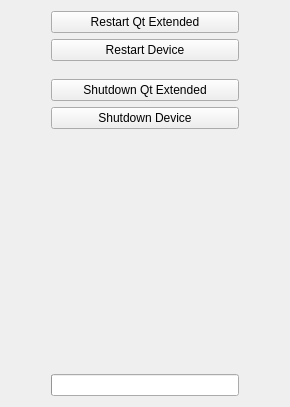
<ui version="4.0" >
 <class>ShutdownDlg</class>
 <widget class="QWidget" name="ShutdownDlg" >
  <property name="geometry" >
   <rect>
    <x>0</x>
    <y>0</y>
    <width>290</width>
    <height>407</height>
   </rect>
  </property>
  <property name="windowTitle" >
   <string>Shutdown</string>
  </property>
  <layout class="QHBoxLayout" >
   <item>
    <spacer>
     <property name="orientation" >
      <enum>Qt::Horizontal</enum>
     </property>
     <property name="sizeHint" >
      <size>
       <width>40</width>
       <height>20</height>
      </size>
     </property>
    </spacer>
   </item>
   <item>
    <widget class="QFrame" name="frame_2" >
     <property name="sizePolicy" >
      <sizepolicy vsizetype="Preferred" hsizetype="Preferred" >
       <horstretch>2</horstretch>
       <verstretch>0</verstretch>
      </sizepolicy>
     </property>
     <layout class="QVBoxLayout" >
      <property name="leftMargin" >
       <number>0</number>
      </property>
      <property name="topMargin" >
       <number>0</number>
      </property>
      <property name="rightMargin" >
       <number>0</number>
      </property>
      <property name="bottomMargin" >
       <number>0</number>
      </property>
      <item>
       <widget class="QFrame" name="frame" >
        <layout class="QVBoxLayout" >
         <property name="leftMargin" >
          <number>0</number>
         </property>
         <property name="topMargin" >
          <number>0</number>
         </property>
         <property name="rightMargin" >
          <number>0</number>
         </property>
         <property name="bottomMargin" >
          <number>0</number>
         </property>
         <item>
          <widget class="QPushButton" name="restart" >
           <property name="sizePolicy" >
            <sizepolicy vsizetype="Fixed" hsizetype="Expanding" >
             <horstretch>0</horstretch>
             <verstretch>0</verstretch>
            </sizepolicy>
           </property>
           <property name="text" >
            <string>Restart Qt Extended</string>
           </property>
          </widget>
         </item>
         <item>
          <widget class="QPushButton" name="reboot" >
           <property name="sizePolicy" >
            <sizepolicy vsizetype="Fixed" hsizetype="Expanding" >
             <horstretch>0</horstretch>
             <verstretch>0</verstretch>
            </sizepolicy>
           </property>
           <property name="text" >
            <string>Restart Device</string>
           </property>
          </widget>
         </item>
         <item>
          <spacer>
           <property name="orientation" >
            <enum>Qt::Vertical</enum>
           </property>
           <property name="sizeType" >
            <enum>QSizePolicy::Fixed</enum>
           </property>
           <property name="sizeHint" >
            <size>
             <width>20</width>
             <height>12</height>
            </size>
           </property>
          </spacer>
         </item>
         <item>
          <widget class="QPushButton" name="quit" >
           <property name="sizePolicy" >
            <sizepolicy vsizetype="Fixed" hsizetype="Expanding" >
             <horstretch>0</horstretch>
             <verstretch>0</verstretch>
            </sizepolicy>
           </property>
           <property name="text" >
            <string>Shutdown Qt Extended</string>
           </property>
          </widget>
         </item>
         <item>
          <widget class="QPushButton" name="shut" >
           <property name="sizePolicy" >
            <sizepolicy vsizetype="Fixed" hsizetype="Expanding" >
             <horstretch>0</horstretch>
             <verstretch>0</verstretch>
            </sizepolicy>
           </property>
           <property name="text" >
            <string>Shutdown Device</string>
           </property>
           <property name="iconSize" >
            <size>
             <width>16</width>
             <height>16</height>
            </size>
           </property>
          </widget>
         </item>
        </layout>
       </widget>
      </item>
      <item>
       <spacer>
        <property name="orientation" >
         <enum>Qt::Vertical</enum>
        </property>
        <property name="sizeHint" >
         <size>
          <width>20</width>
          <height>40</height>
         </size>
        </property>
       </spacer>
      </item>
      <item>
       <widget class="QProgressBar" name="progressBar" >
        <property name="maximum" >
         <number>20</number>
        </property>
        <property name="value" >
         <number>-1</number>
        </property>
        <property name="orientation" >
         <enum>Qt::Horizontal</enum>
        </property>
       </widget>
      </item>
     </layout>
    </widget>
   </item>
   <item>
    <spacer>
     <property name="orientation" >
      <enum>Qt::Horizontal</enum>
     </property>
     <property name="sizeHint" >
      <size>
       <width>40</width>
       <height>20</height>
      </size>
     </property>
    </spacer>
   </item>
  </layout>
 </widget>
 <tabstops>
  <tabstop>shut</tabstop>
  <tabstop>restart</tabstop>
  <tabstop>reboot</tabstop>
  <tabstop>quit</tabstop>
 </tabstops>
 <resources/>
 <connections/>
</ui>
